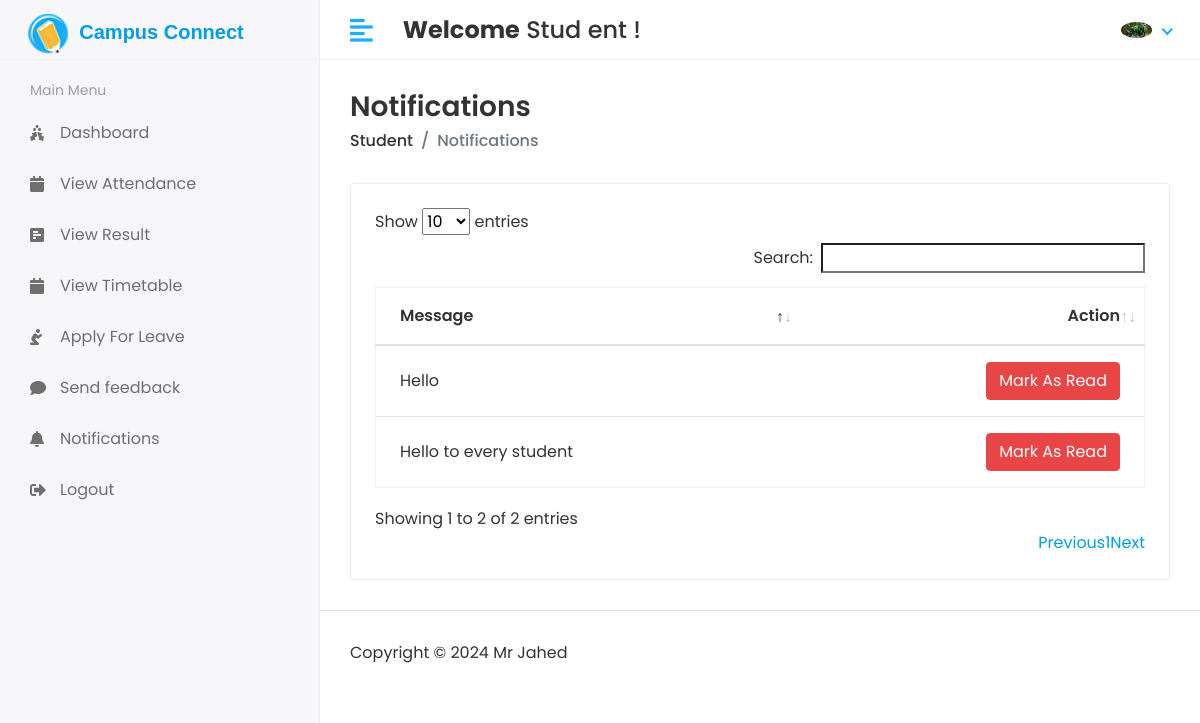
The app's page /Student/Notifications (signed in) with its own data.
### app/models.py (models this page shows, shortened)
class CustomUser(AbstractUser):
    USER = (
        (1,'HOD'),
        (2,'STAFF'),
        (3,'STUDENT')
    )
    user_type = models.CharField(choices=USER, max_length=50, default=1)
    profile_pic = models.ImageField(upload_to='media/profile_pic')

class Student_Notification(models.Model):
    student_id = models.ForeignKey(Student,on_delete=models.CASCADE)
    message = models.TextField()
    created_at = models.DateTimeField(auto_now_add=True)
    status = models.IntegerField(null=True, default=0)

### Campus_Connect/Student_Views.py (the view)
# urls.py: path('Student/Notifications', Student_Views.STUDENT_NOTIFICATIONS, name='student_notifications'),
@login_required(login_url='/')
def STUDENT_NOTIFICATIONS(request):
    student = Student.objects.filter(admin = request.user.id)
    for i in student:
        student_id = i.id
        notification = Student_Notification.objects.filter(student_id = student_id)
        context = {
            'notification' : notification,
        }
        return render(request,'Student/notifications.html',context)

### templates/Student/notifications.html (shortened to what this page needs)
{% extends 'base.html' %}
{% block content %}
<div class="content container-fluid">
               <div class="page-header">
                  <div class="row align-items-center">
                     <div class="col">
                        <h3 class="page-title">Notifications</h3>
                        <ul class="breadcrumb">
                           <li class="breadcrumb-item"><a href="index.html">Student</a></li>
                           <li class="breadcrumb-item active">Notifications</li>
                        </ul>
                     </div>
                  </div>
               </div>
               <div class="row">
                  <div class="col-sm-12">
                     <div class="card card-table">
                        <div class="card-body">
                           <div class="table-responsive">
                              <table id="table_id" class="table table-hover table-center mb-0">
                                 <thead>
                                    <tr>
                                       <th>Message</th>
                                       <th class="text-right">Action</th>
                                    </tr>
                                 </thead>
                                 <tbody>
                                 {% for i in notification %}
                                    <tr>
                                       <td>{{i.message}}</td>
                                       <td class="text-right">
                                          <div class="actions">
                                             {% if i.status == 0 %}
                                             <a href="{% url 'student_notifications_mark_as_done' status=i.id %}" class="btn btn-danger">Mark As Read</a>
                                             {% else %}
                                             <button class="btn btn-danger" disabled="disabled">Mark As Read</button>
                                             {% endif %}
                                          </div>
                                       </td>
                                    </tr>
                                 {% endfor %}
                                 </tbody>
                              </table>
                           </div>
                        </div>
                     </div>
                  </div>
               </div>
            </div>
{% endblock %}

### templates/Includes/header.html (shortened to what this page needs)
{% load static %}
<div class="header">
            <div class="header-left">
                  <a href="index.html" class="logo mt-2 ml-2">
                     <span style="display: inline-block;">
                        <img src="{% static 'assets/img/favicon.png' %}" alt="Logo" style="display: inline-block; width: 40px; height: 40px;">
                        <h5 style="display: inline-block; margin-left: 7px; font-family: Arial, sans-serif; font-size: 20px; font-weight: bold;">Campus Connect</h5>
                     </span>
                  </a>
            </div>
            <a href="javascript:void(0);" id="toggle_btn">
            <i class="fas fa-align-left"></i>
            </a>
            <div class="top-nav-search mt-3">
               <h4><strong>Welcome</strong>&nbsp;<span>{{user.first_name}} {{user.last_name}}</span>&nbsp;!</h4>
            </div>
            <ul class="nav user-menu">
               <li class="nav-item dropdown noti-dropdown">
                  <a href="#" class="dropdown-toggle nav-link" data-toggle="dropdown">
                  </a>
               </li>
               <li class="nav-item dropdown has-arrow">
                  <a href="#" class="dropdown-toggle nav-link" data-toggle="dropdown">
                     {% if user.profile_pic == '' %}
                        <span class="user-img"><img class="rounded-circle" src="{% static 'assets/img/noimg.jpg' %}" width="31" alt="User Image"></span>
                     {% else %}
                        <span class="user-img"><img class="rounded-circle" src="/{{user.profile_pic}}" width="31" alt="Ryan Taylor"></span>
                     {% endif %}
                  </a>
               </li>
            </ul>
         </div>

### static/assets/css/style.css (style rules this page uses)
html { height: 100%; }
body { background-color: #fff; color: #333; font-family: 'Poppins', sans-serif; font-size: 1rem; height: 100%; line-height: 1.5; overflow-x: hidden; }
h1, h2, h3, h4, h5, h6 { font-family: 'Poppins', sans-serif; margin-top: 0; }
a { color: #009ce7; }
input, button, a { transition: all 0.4s ease; -moz-transition: all 0.4s ease; -o-transition: all 0.4s ease; -ms-transition: all 0.4s ease; -webkit-transition: all 0.4s ease; }
ul, ol { padding: 0px; list-style: none; }
.table { color: #333; max-width: 100%; margin-bottom: 0; width: 100%; }
.table.dataTable { border-collapse: collapse !important; border: 1px solid rgba(0, 0, 0, 0.05); }
.table thead tr th { font-weight: 600; }
.table tbody tr { border-bottom: 1px solid rgba(0, 0, 0, 0.05); }
.table.table-center td, .table.table-center th { vertical-align: middle; }
.card-table .card-body .table > thead > tr > th { border-top: 0; }
.card-table .card-body .table tr td:first-child, .card-table .card-body .table tr th:first-child { padding-left: 1.5rem; }
.card-table .card-body .table tr td:last-child, .card-table .card-body .table tr th:last-child { padding-right: 1.5rem; }
.card-table .table td, .card-table .table th { border-top: 1px solid #e2e5e8; padding: 1rem 0.75rem; white-space: nowrap; }
.btn-danger { background-color: #e84646; border: 1px solid #e84646; }
.card { border: 1px solid #ececf5; box-shadow: 0 1px 3px 0 rgba(0, 0, 0, 0.03); margin-bottom: 1.875rem; }
.card-body { padding: 1.5rem; }
.header { background-color: #fff; border-bottom: 1px solid #f3f3f4; left: 0; position: fixed; right: 0; top: 0; z-index: 1001; height: 60px; }
.header .header-left { float: left; height: 60px; padding: 0 20px; position: relative; width: 320px; z-index: 1; transition: all 0.2s ease-in-out; background-color: #f7f7fa; border-bottom: 1px solid #efefef; border-right: 1px solid #ececf5; display: flex; align-items: center; }
.header .header-left .logo { display: inline-block; line-height: 60px; }
.header .header-left .logo img { max-height: 40px; width: auto; }
.header .dropdown-toggle:after { display: none; }
.header .has-arrow .dropdown-toggle:after { border-top: 0; border-left: 0; border-bottom: 2px solid #18aefa; border-right: 2px solid #18aefa; content: ''; height: 8px; display: inline-block; pointer-events: none; -webkit-transform-origin: 66% 66%; -ms-transform-origin: 66% 66%; transform-origin: 66% 66%; -webkit-transform: rotate(45deg); -ms-transform: rotate(45deg); transform: rotate(45deg); -webkit-transition: all 0.15s ease-in-out; transition: all 0.15s ease-in-out; width: 8px; vertical-align: 0px; }
.user-menu { float: right; margin: 0; position: relative; z-index: 99; padding-right: 15px; }
.user-menu.nav > li > a { color: #a0a0a0; font-size: 14px; line-height: 58px; padding: 0 15px; height: 60px; }
.user-img { margin-right: 3px; position: relative; }
.top-nav-search { float: left; margin-left: 15px; }
.page-wrapper > .content { padding: 1.875rem 1.875rem 0; }
.page-header { margin-bottom: 1.875rem; }
.page-header .breadcrumb { background-color: transparent; color: #6c757d; font-size: 1rem; font-weight: 500; margin-bottom: 0; padding: 0; }
.page-header .breadcrumb a { color: #333; }
.page-title { font-size: 28px; font-weight: 600; color: #333; margin-bottom: 5px; }
@media (min-width: 992px) { #toggle_btn { align-items: center; color: #18aefa; display: inline-flex; float: left; font-size: 26px; height: 60px; justify-content: center; margin-left: 15px; padding: 0 15px; } }

### records on screen
CustomUser: first_name "Stud", last_name "ent", profile_pic (picture)
Student_Notification: message "Hello", status "Mark As Read"
Student_Notification: message "Hello to every student", status "Mark As Read"
